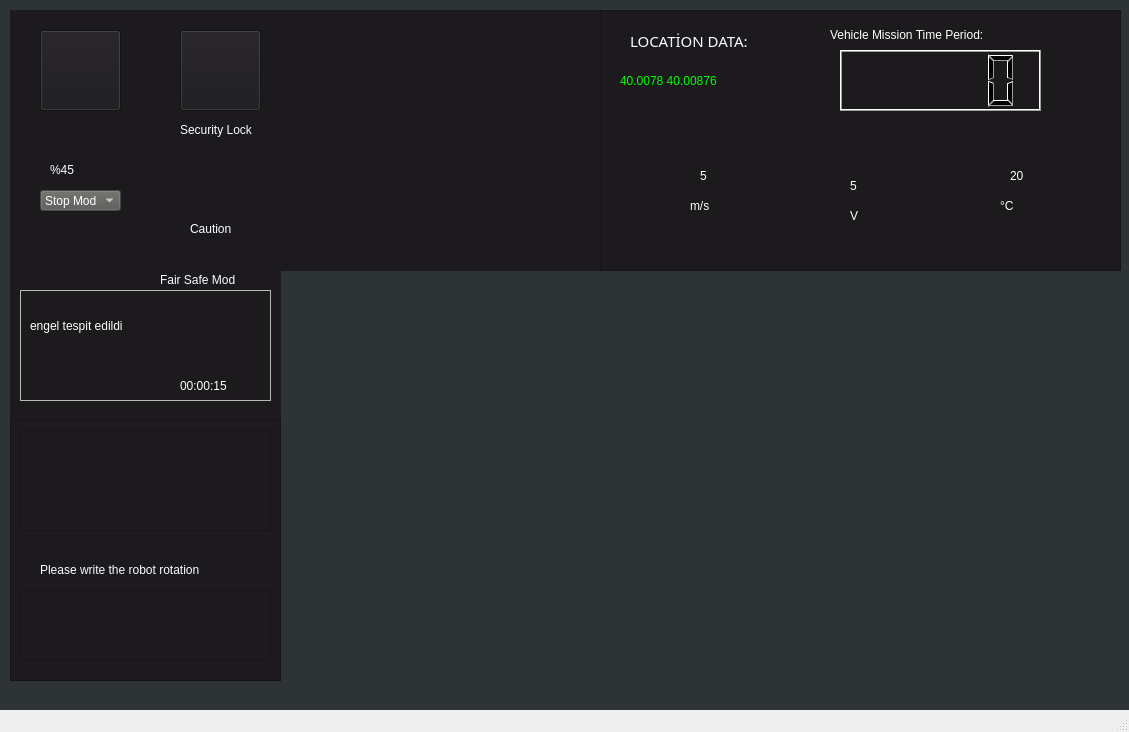
<?xml version="1.0" encoding="UTF-8"?>
<ui version="4.0">
 <class>MainWindow</class>
 <widget class="QMainWindow" name="MainWindow">
  <property name="geometry">
   <rect>
    <x>0</x>
    <y>0</y>
    <width>1129</width>
    <height>732</height>
   </rect>
  </property>
  <property name="windowTitle">
   <string>KOU Rover</string>
  </property>
  <property name="styleSheet">
   <string notr="true">#central_widget{
	background-color: rgb(0, 0, 0);
}</string>
  </property>
  <widget class="QWidget" name="centralwidget">
   <property name="styleSheet">
    <string notr="true">#centralwidget{
	background-color: rgb(46, 52, 54);
}
</string>
   </property>
   <widget class="QFrame" name="frame">
    <property name="geometry">
     <rect>
      <x>290</x>
      <y>270</y>
      <width>841</width>
      <height>411</height>
     </rect>
    </property>
    <property name="styleSheet">
     <string notr="true">background-color: rgb(46, 52, 54);</string>
    </property>
    <property name="frameShape">
     <enum>QFrame::NoFrame</enum>
    </property>
    <property name="frameShadow">
     <enum>QFrame::Raised</enum>
    </property>
   </widget>
   <widget class="QWidget" name="widget_2" native="true">
    <property name="geometry">
     <rect>
      <x>280</x>
      <y>10</y>
      <width>841</width>
      <height>261</height>
     </rect>
    </property>
    <property name="styleSheet">
     <string notr="true">#widget_2{
	background-color: rgb(0,0,0);
}</string>
    </property>
    <widget class="QFrame" name="frame_8">
     <property name="geometry">
      <rect>
       <x>0</x>
       <y>0</y>
       <width>321</width>
       <height>261</height>
      </rect>
     </property>
     <property name="styleSheet">
      <string notr="true">#frame_8{
	border-color: rgb(186, 189, 182);
background-color: rgb(28, 26, 29);
}
</string>
     </property>
     <property name="frameShape">
      <enum>QFrame::NoFrame</enum>
     </property>
     <property name="frameShadow">
      <enum>QFrame::Raised</enum>
     </property>
    </widget>
    <widget class="QFrame" name="frame_7">
     <property name="geometry">
      <rect>
       <x>320</x>
       <y>0</y>
       <width>521</width>
       <height>261</height>
      </rect>
     </property>
     <property name="styleSheet">
      <string notr="true">#frame_7{
background-color: rgb(28, 26, 29);
}
</string>
     </property>
     <property name="frameShape">
      <enum>QFrame::StyledPanel</enum>
     </property>
     <property name="frameShadow">
      <enum>QFrame::Raised</enum>
     </property>
     <widget class="QLabel" name="label_konum">
      <property name="geometry">
       <rect>
        <x>20</x>
        <y>40</y>
        <width>211</width>
        <height>61</height>
       </rect>
      </property>
      <property name="styleSheet">
       <string notr="true">font: 75 14pt &quot;Ubuntu Mono&quot;;
color: rgb(0, 255, 0);</string>
      </property>
      <property name="text">
       <string>40.0078 40.00876</string>
      </property>
     </widget>
     <widget class="QLabel" name="label_5">
      <property name="geometry">
       <rect>
        <x>30</x>
        <y>20</y>
        <width>191</width>
        <height>21</height>
       </rect>
      </property>
      <property name="font">
       <font>
        <family>Ubuntu Mono</family>
        <pointsize>11</pointsize>
        <weight>9</weight>
        <italic>false</italic>
        <bold>false</bold>
        <underline>false</underline>
       </font>
      </property>
      <property name="styleSheet">
       <string notr="true">font: 75 11pt &quot;Ubuntu Mono&quot;;
color: rgb(253, 252, 255);</string>
      </property>
      <property name="text">
       <string>LOCATİON DATA:</string>
      </property>
     </widget>
     <widget class="QWidget" name="widget_4" native="true">
      <property name="geometry">
       <rect>
        <x>240</x>
        <y>30</y>
        <width>201</width>
        <height>91</height>
       </rect>
      </property>
      <widget class="QLCDNumber" name="lcdNumber">
       <property name="geometry">
        <rect>
         <x>0</x>
         <y>10</y>
         <width>201</width>
         <height>61</height>
        </rect>
       </property>
      </widget>
     </widget>
     <widget class="QLabel" name="label_8">
      <property name="geometry">
       <rect>
        <x>230</x>
        <y>10</y>
        <width>241</width>
        <height>31</height>
       </rect>
      </property>
      <property name="styleSheet">
       <string notr="true">font: 75 13pt &quot;Ubuntu Mono&quot;;
color: rgb(255, 255, 255);</string>
      </property>
      <property name="text">
       <string>Vehicle Mission Time Period:</string>
      </property>
      <property name="textFormat">
       <enum>Qt::RichText</enum>
      </property>
     </widget>
     <widget class="QLabel" name="label_2">
      <property name="geometry">
       <rect>
        <x>360</x>
        <y>120</y>
        <width>131</width>
        <height>131</height>
       </rect>
      </property>
      <property name="text">
       <string/>
      </property>
      <property name="pixmap">
       <pixmap resource="icons.qrc">:/icons/icons/newcircle.png</pixmap>
      </property>
      <property name="scaledContents">
       <bool>true</bool>
      </property>
     </widget>
     <widget class="QLabel" name="label">
      <property name="geometry">
       <rect>
        <x>200</x>
        <y>120</y>
        <width>131</width>
        <height>131</height>
       </rect>
      </property>
      <property name="text">
       <string/>
      </property>
      <property name="pixmap">
       <pixmap resource="icons.qrc">:/icons/icons/newcircle.png</pixmap>
      </property>
      <property name="scaledContents">
       <bool>true</bool>
      </property>
     </widget>
     <widget class="QLabel" name="label_3">
      <property name="geometry">
       <rect>
        <x>40</x>
        <y>120</y>
        <width>131</width>
        <height>131</height>
       </rect>
      </property>
      <property name="text">
       <string/>
      </property>
      <property name="pixmap">
       <pixmap resource="icons.qrc">:/icons/icons/newcircle.png</pixmap>
      </property>
      <property name="scaledContents">
       <bool>true</bool>
      </property>
     </widget>
     <widget class="QLabel" name="label_hiz">
      <property name="geometry">
       <rect>
        <x>100</x>
        <y>150</y>
        <width>31</width>
        <height>31</height>
       </rect>
      </property>
      <property name="styleSheet">
       <string notr="true">font: 75 22pt &quot;Ubuntu Mono&quot;;
color: rgb(255, 255, 255);</string>
      </property>
      <property name="text">
       <string>5</string>
      </property>
     </widget>
     <widget class="QLabel" name="label_10">
      <property name="geometry">
       <rect>
        <x>90</x>
        <y>180</y>
        <width>41</width>
        <height>31</height>
       </rect>
      </property>
      <property name="styleSheet">
       <string notr="true">font: 75 20pt &quot;Ubuntu Mono&quot;;
color: rgb(255, 255, 255);</string>
      </property>
      <property name="text">
       <string>m/s</string>
      </property>
     </widget>
     <widget class="QLabel" name="label_akim">
      <property name="geometry">
       <rect>
        <x>250</x>
        <y>160</y>
        <width>41</width>
        <height>31</height>
       </rect>
      </property>
      <property name="styleSheet">
       <string notr="true">font: 75 22pt &quot;Ubuntu Mono&quot;;
color: rgb(255, 255, 255);</string>
      </property>
      <property name="text">
       <string>5</string>
      </property>
     </widget>
     <widget class="QLabel" name="label_15">
      <property name="geometry">
       <rect>
        <x>250</x>
        <y>190</y>
        <width>31</width>
        <height>31</height>
       </rect>
      </property>
      <property name="styleSheet">
       <string notr="true">font: 75 20pt &quot;Ubuntu Mono&quot;;
color: rgb(255, 255, 255);</string>
      </property>
      <property name="text">
       <string>V</string>
      </property>
     </widget>
     <widget class="QLabel" name="label_4">
      <property name="geometry">
       <rect>
        <x>400</x>
        <y>180</y>
        <width>61</width>
        <height>31</height>
       </rect>
      </property>
      <property name="styleSheet">
       <string notr="true">font: 75 20pt &quot;Ubuntu Mono&quot;;
color: rgb(255, 255, 255);</string>
      </property>
      <property name="text">
       <string>°C</string>
      </property>
     </widget>
     <widget class="QLabel" name="label_sicaklik">
      <property name="geometry">
       <rect>
        <x>410</x>
        <y>150</y>
        <width>41</width>
        <height>31</height>
       </rect>
      </property>
      <property name="styleSheet">
       <string notr="true">font: 75 20pt &quot;Ubuntu Mono&quot;;
color: rgb(255, 255, 255);</string>
      </property>
      <property name="text">
       <string>20</string>
      </property>
     </widget>
    </widget>
   </widget>
   <widget class="QWidget" name="widget_3" native="true">
    <property name="geometry">
     <rect>
      <x>10</x>
      <y>10</y>
      <width>271</width>
      <height>411</height>
     </rect>
    </property>
    <property name="styleSheet">
     <string notr="true">#widget_3{
background-color: rgb(28, 26, 29);
}
</string>
    </property>
    <widget class="QLabel" name="label_6">
     <property name="geometry">
      <rect>
       <x>20</x>
       <y>140</y>
       <width>101</width>
       <height>41</height>
      </rect>
     </property>
     <property name="text">
      <string/>
     </property>
     <property name="pixmap">
      <pixmap resource="icons.qrc">:/icons/icons/batteryyrm.png</pixmap>
     </property>
     <property name="scaledContents">
      <bool>true</bool>
     </property>
    </widget>
    <widget class="QLabel" name="label_buzzer">
     <property name="geometry">
      <rect>
       <x>160</x>
       <y>140</y>
       <width>91</width>
       <height>91</height>
      </rect>
     </property>
     <property name="text">
      <string/>
     </property>
     <property name="pixmap">
      <pixmap resource="icons.qrc">:/icons/icons/uyarii.png</pixmap>
     </property>
     <property name="scaledContents">
      <bool>true</bool>
     </property>
    </widget>
    <widget class="QPushButton" name="btn_io">
     <property name="enabled">
      <bool>true</bool>
     </property>
     <property name="geometry">
      <rect>
       <x>30</x>
       <y>20</y>
       <width>81</width>
       <height>81</height>
      </rect>
     </property>
     <property name="autoFillBackground">
      <bool>false</bool>
     </property>
     <property name="styleSheet">
      <string notr="true">background-color: rgb(28, 26, 29);
</string>
     </property>
     <property name="text">
      <string/>
     </property>
     <property name="icon">
      <iconset resource="icons.qrc">
       <normaloff>:/icons/icons/onoff-r.png</normaloff>:/icons/icons/onoff-r.png</iconset>
     </property>
     <property name="iconSize">
      <size>
       <width>81</width>
       <height>81</height>
      </size>
     </property>
    </widget>
    <widget class="QPushButton" name="btn_lock">
     <property name="geometry">
      <rect>
       <x>170</x>
       <y>20</y>
       <width>81</width>
       <height>81</height>
      </rect>
     </property>
     <property name="styleSheet">
      <string notr="true">#btn_lock{
background-color: rgb(28, 26, 29);
	border-color: rgb(0, 0, 0);
}</string>
     </property>
     <property name="text">
      <string/>
     </property>
     <property name="icon">
      <iconset resource="icons.qrc">
       <normaloff>:/icons/icons/lockk.png</normaloff>:/icons/icons/lockk.png</iconset>
     </property>
     <property name="iconSize">
      <size>
       <width>61</width>
       <height>61</height>
      </size>
     </property>
    </widget>
    <widget class="QLabel" name="label_battery">
     <property name="geometry">
      <rect>
       <x>40</x>
       <y>150</y>
       <width>51</width>
       <height>20</height>
      </rect>
     </property>
     <property name="styleSheet">
      <string notr="true">font: 75 18pt &quot;Ubuntu Mono&quot;;
color: rgb(253, 252, 255);</string>
     </property>
     <property name="text">
      <string>%45</string>
     </property>
     <property name="textFormat">
      <enum>Qt::PlainText</enum>
     </property>
     <property name="scaledContents">
      <bool>false</bool>
     </property>
    </widget>
    <widget class="QLabel" name="label_7">
     <property name="geometry">
      <rect>
       <x>170</x>
       <y>110</y>
       <width>91</width>
       <height>20</height>
      </rect>
     </property>
     <property name="styleSheet">
      <string notr="true">font: 57 11pt &quot;Ubuntu&quot;;
color: rgb(253, 252, 255);</string>
     </property>
     <property name="text">
      <string>Security Lock</string>
     </property>
    </widget>
    <widget class="QLabel" name="label_9">
     <property name="geometry">
      <rect>
       <x>180</x>
       <y>210</y>
       <width>51</width>
       <height>17</height>
      </rect>
     </property>
     <property name="styleSheet">
      <string notr="true">font: 57 11pt &quot;Ubuntu&quot;;
color: rgb(253, 252, 255);</string>
     </property>
     <property name="text">
      <string>Caution</string>
     </property>
    </widget>
    <widget class="QFrame" name="frame_2">
     <property name="geometry">
      <rect>
       <x>10</x>
       <y>280</y>
       <width>251</width>
       <height>111</height>
      </rect>
     </property>
     <property name="styleSheet">
      <string notr="true">border-color: rgb(0, 255, 0);</string>
     </property>
     <property name="frameShape">
      <enum>QFrame::StyledPanel</enum>
     </property>
     <property name="frameShadow">
      <enum>QFrame::Raised</enum>
     </property>
     <property name="lineWidth">
      <number>1</number>
     </property>
     <widget class="QLabel" name="label_fair">
      <property name="geometry">
       <rect>
        <x>10</x>
        <y>20</y>
        <width>231</width>
        <height>31</height>
       </rect>
      </property>
      <property name="styleSheet">
       <string notr="true">color: rgb(255, 255, 255);
font: 75 13pt &quot;Ubuntu Condensed&quot;;</string>
      </property>
      <property name="text">
       <string>engel tespit edildi</string>
      </property>
     </widget>
     <widget class="QLabel" name="label_saat_sure">
      <property name="geometry">
       <rect>
        <x>160</x>
        <y>80</y>
        <width>81</width>
        <height>31</height>
       </rect>
      </property>
      <property name="styleSheet">
       <string notr="true">color: rgb(255, 255, 255);
font: 75 14pt &quot;Ubuntu Condensed&quot;;</string>
      </property>
      <property name="text">
       <string>00:00:15</string>
      </property>
     </widget>
    </widget>
    <widget class="QLabel" name="label_12">
     <property name="geometry">
      <rect>
       <x>150</x>
       <y>260</y>
       <width>81</width>
       <height>20</height>
      </rect>
     </property>
     <property name="styleSheet">
      <string notr="true">font: 57 10pt &quot;Ubuntu&quot;;
color: rgb(253, 252, 255);</string>
     </property>
     <property name="text">
      <string>Fair Safe Mod</string>
     </property>
    </widget>
    <widget class="QLabel" name="label_11">
     <property name="geometry">
      <rect>
       <x>230</x>
       <y>260</y>
       <width>21</width>
       <height>21</height>
      </rect>
     </property>
     <property name="text">
      <string/>
     </property>
     <property name="pixmap">
      <pixmap resource="icons.qrc">:/icons/icons/radiows.png</pixmap>
     </property>
     <property name="scaledContents">
      <bool>true</bool>
     </property>
    </widget>
    <widget class="QComboBox" name="comboBox">
     <property name="enabled">
      <bool>false</bool>
     </property>
     <property name="geometry">
      <rect>
       <x>30</x>
       <y>180</y>
       <width>81</width>
       <height>21</height>
      </rect>
     </property>
     <property name="styleSheet">
      <string notr="true">color: rgb(255, 255, 255);
background-color: rgb(85, 87, 83);
font: 75 italic 10pt &quot;Ubuntu Condensed&quot;;</string>
     </property>
     <property name="currentText">
      <string>Stop Mod</string>
     </property>
     <property name="maxVisibleItems">
      <number>10</number>
     </property>
     <property name="frame">
      <bool>true</bool>
     </property>
     <property name="modelColumn">
      <number>0</number>
     </property>
     <item>
      <property name="text">
       <string>Stop Mod</string>
      </property>
     </item>
     <item>
      <property name="text">
       <string>Low Power</string>
      </property>
     </item>
    </widget>
   </widget>
   <widget class="QWidget" name="widget" native="true">
    <property name="geometry">
     <rect>
      <x>10</x>
      <y>420</y>
      <width>271</width>
      <height>261</height>
     </rect>
    </property>
    <property name="styleSheet">
     <string notr="true">#widget{
	background-color: rgb(0,0,0);
}
</string>
    </property>
   </widget>
   <widget class="QFrame" name="frame_4">
    <property name="geometry">
     <rect>
      <x>10</x>
      <y>420</y>
      <width>271</width>
      <height>261</height>
     </rect>
    </property>
    <property name="styleSheet">
     <string notr="true">#frame_4{
	background-color: rgb(28, 26, 29);
}</string>
    </property>
    <property name="frameShape">
     <enum>QFrame::StyledPanel</enum>
    </property>
    <property name="frameShadow">
     <enum>QFrame::Raised</enum>
    </property>
    <widget class="QPlainTextEdit" name="plainTextEdit">
     <property name="geometry">
      <rect>
       <x>10</x>
       <y>10</y>
       <width>251</width>
       <height>101</height>
      </rect>
     </property>
     <property name="styleSheet">
      <string notr="true">background-color: rgb(28, 26, 29);
border-color: rgb(254, 249, 249);
color: rgb(255, 255, 255);
font: 75 13pt &quot;Ubuntu Condensed&quot;;</string>
     </property>
    </widget>
    <widget class="QLabel" name="label_13">
     <property name="geometry">
      <rect>
       <x>30</x>
       <y>140</y>
       <width>231</width>
       <height>20</height>
      </rect>
     </property>
     <property name="styleSheet">
      <string notr="true">font: 57 11pt &quot;Ubuntu&quot;;
color: rgb(253, 252, 255);</string>
     </property>
     <property name="text">
      <string>Please write the robot rotation</string>
     </property>
    </widget>
    <widget class="QTextEdit" name="textEdit">
     <property name="geometry">
      <rect>
       <x>10</x>
       <y>170</y>
       <width>251</width>
       <height>70</height>
      </rect>
     </property>
     <property name="styleSheet">
      <string notr="true">background-color: rgb(28, 26, 29);
border-color: rgb(254, 249, 249);
color: rgb(255, 255, 255);
font: 75 13pt &quot;Ubuntu Condensed&quot;;</string>
     </property>
    </widget>
   </widget>
  </widget>
  <widget class="QMenuBar" name="menubar">
   <property name="geometry">
    <rect>
     <x>0</x>
     <y>0</y>
     <width>1129</width>
     <height>22</height>
    </rect>
   </property>
  </widget>
  <widget class="QStatusBar" name="statusbar"/>
 </widget>
 <resources>
  <include location="icons.qrc"/>
 </resources>
 <connections/>
</ui>
